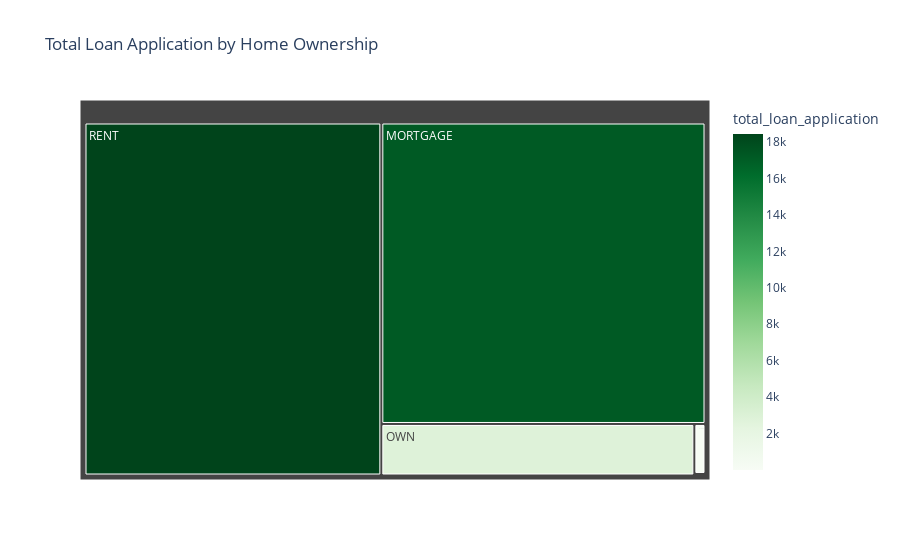

Notebook code for this chart:
### Markdown cell above
### Home Ownership  by Total Loan Applications

### Code cell
home_loan_applicantion= df.groupby('home_ownership')['id'].count().reset_index()
home_loan_applicantion['total_loan_application'] = home_loan_applicantion['id'] 

fig = px.treemap(
    home_loan_applicantion,
    path=['home_ownership'],
    values='total_loan_application',
    color='total_loan_application',
    color_continuous_scale='greens',
    title='Total Loan Application by Home Ownership '
)

fig.show()

### Figure 1 — Plotly figure (JSON) as saved in the notebook; plotly's stock layout.template omitted (floating-point values rounded to 4 significant figures)
{"data": [{"branchvalues": "total", "customdata": [[17198], [3], [98], [2838], [18439]], "domain": {"x": [0, 1], "y": [0, 1]}, "hovertemplate": "labels=%{label}<br>total_loan_application_sum=%{value}<br>parent=%{parent}<br>id=%{id}<br>total_loan_application=%{color}<extra></extra>", "ids": ["MORTGAGE", "NONE", "OTHER", "OWN", "RENT"], "labels": ["MORTGAGE", "NONE", "OTHER", "OWN", "RENT"], "marker": {"coloraxis": "coloraxis", "colors": [17198, 3, 98, 2838, 18439]}, "name": "", "parents": ["", "", "", "", ""], "type": "treemap", "values": [17198, 3, 98, 2838, 18439]}], "layout": {"autosize": true, "coloraxis": {"colorbar": {"title": {"text": "total_loan_application"}}, "colorscale": [[0, "rgb(247,252,245)"], [0.125, "rgb(229,245,224)"], [0.25, "rgb(199,233,192)"], [0.375, "rgb(161,217,155)"], [0.5, "rgb(116,196,118)"], [0.625, "rgb(65,171,93)"], [0.75, "rgb(35,139,69)"], [0.875, "rgb(0,109,44)"], [1, "rgb(0,68,27)"]]}, "legend": {"tracegroupgap": 0}, "title": {"text": "Total Loan Application by Home Ownership "}}}
